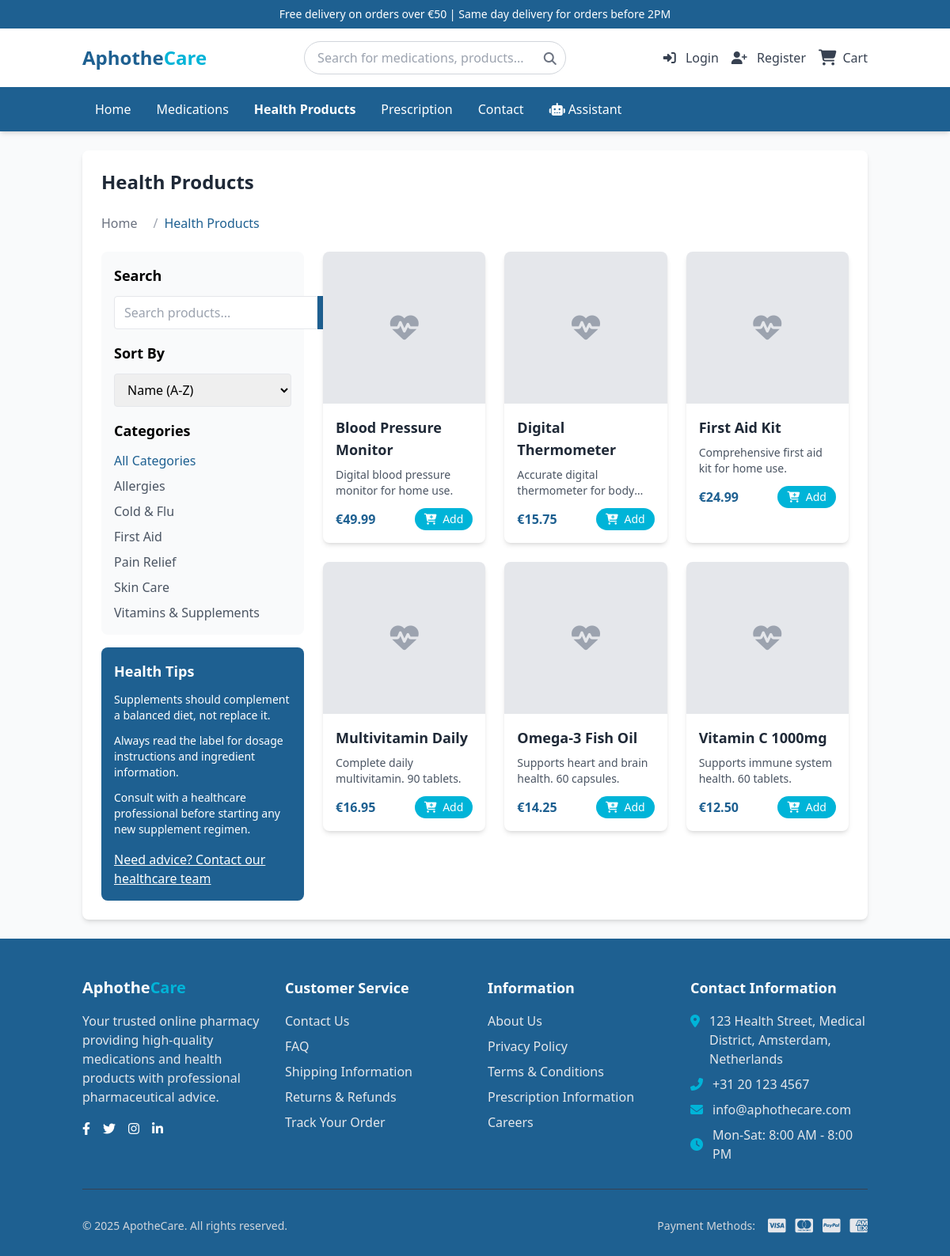
The app's page /index.php?page=health-products with its own data.
### tables this page shows
CREATE TABLE IF NOT EXISTS categories (
    id INT AUTO_INCREMENT PRIMARY KEY,
    name VARCHAR(100) NOT NULL,
    slug VARCHAR(100) NOT NULL UNIQUE,
    parent_id INT,
    description TEXT,
    image VARCHAR(255),
    created_at DATETIME DEFAULT CURRENT_TIMESTAMP,
    updated_at DATETIME DEFAULT CURRENT_TIMESTAMP ON UPDATE CURRENT_TIMESTAMP,
    FOREIGN KEY (parent_id) REFERENCES categories(id) ON DELETE SET NULL
);

CREATE TABLE IF NOT EXISTS products (
    id INT AUTO_INCREMENT PRIMARY KEY,
    name VARCHAR(255) NOT NULL,
    slug VARCHAR(255) NOT NULL UNIQUE,
    sku VARCHAR(50),
    description TEXT,
    short_description TEXT,
    price DECIMAL(10, 2) NOT NULL,
    sale_price DECIMAL(10, 2),
    stock_quantity INT NOT NULL DEFAULT 0,
    reorder_level INT DEFAULT 10,
    category VARCHAR(50) NOT NULL,
    requires_prescription BOOLEAN DEFAULT FALSE,
    image VARCHAR(255),
    featured BOOLEAN DEFAULT FALSE,
    status ENUM('active', 'inactive', 'discontinued') DEFAULT 'active',
    created_at DATETIME DEFAULT CURRENT_TIMESTAMP,
    updated_at DATETIME DEFAULT CURRENT_TIMESTAMP ON UPDATE CURRENT_TIMESTAMP
);

### includes/functions.php (called while the page is built, shortened)
<?php
function formatPrice($price) {
    return '€' . number_format($price, 2);
}
?>

### pages/health-products.php (the view, shortened to what this page needs)
<?php
$category = isset($_GET['category']) ? $_GET['category'] : '';
$sort = isset($_GET['sort']) ? $_GET['sort'] : 'name_asc';
$search = isset($_GET['search']) ? sanitizeInput($_GET['search']) : '';
$sql = "SELECT * FROM products WHERE category = 'health-products'";
switch ($sort) {
    default:
        $sql .= " ORDER BY name ASC";
}
try {
    $stmt = $pdo->prepare($sql);
    $stmt->execute();
    $products = $stmt->fetchAll();
    $cat_stmt = $pdo->query("SELECT * FROM categories ORDER BY name");
    $categories = $cat_stmt->fetchAll();
} catch (PDOException $e) {
    $products = [];
    $categories = [];
    error_log("Health Products Error: " . $e->getMessage());
}
?>
<div class="bg-white rounded-lg shadow-md p-6">
    <h1 class="text-2xl font-bold mb-6 text-gray-800">Health Products</h1>
    <nav class="flex mb-6">
        <ol class="inline-flex items-center space-x-1 md:space-x-3">
            <li class="inline-flex items-center">
                <a href="index.php" class="text-gray-500 hover:text-primary">Home</a>
            </li>
            <li class="flex items-center">
                <span class="mx-2 text-gray-400">/</span>
                <span class="text-primary">Health Products</span>
            </li>
        </ol>
    </nav>
    <div class="flex flex-col md:flex-row gap-6">
        <div class="w-full md:w-64 flex-shrink-0">
            <div class="bg-gray-50 rounded-lg p-4 mb-4">
                <h3 class="font-semibold text-lg mb-3">Search</h3>
                <form action="index.php" method="get" class="mb-4">
                    <div class="flex">
                        <input type="text" name="search" placeholder="Search products..."
                            value="<?php echo htmlspecialchars($search); ?>"
                            class="flex-grow px-3 py-2 border rounded-l focus:outline-none focus:ring-2 focus:ring-primary focus:border-transparent">
                        <button type="submit" class="bg-primary text-white px-3 py-2 rounded-r hover:bg-dark transition-colors">
                        </button>
                    </div>
                </form>
                <h3 class="font-semibold text-lg mb-3">Sort By</h3>
                <form id="sort-form" action="index.php" method="get" class="mb-4">
                    <select name="sort" id="sort" class="w-full px-3 py-2 border rounded focus:outline-none focus:ring-2 focus:ring-primary"
                        onchange="document.getElementById('sort-form').submit()">
                        <option value="name_asc" <?php echo $sort === 'name_asc' ? 'selected' : ''; ?>>Name (A-Z)</option>
                    </select>
                </form>
                <h3 class="font-semibold text-lg mb-3">Categories</h3>
                <ul class="space-y-2">
                    <li>
                        <a href="index.php?page=health-products<?php echo (!empty($search) ? '&search='.urlencode($search) : '') . '&sort=' . $sort; ?>"
                            class="<?php echo empty($category) ? 'text-primary font-medium' : 'text-gray-600 hover:text-primary'; ?> transition-colors">
                            All Categories
                        </a>
                    </li>
                    <?php foreach ($categories as $cat): ?>
                    <li>
                        <a href="index.php?page=health-products&category=<?php echo $cat['id']; ?><?php echo (!empty($search) ? '&search='.urlencode($search) : '') . '&sort=' . $sort; ?>"
                            class="<?php echo $category == $cat['id'] ? 'text-primary font-medium' : 'text-gray-600 hover:text-primary'; ?> transition-colors">
                            <?php echo $cat['name']; ?>
                        </a>
                    </li>
                    <?php endforeach; ?>
                </ul>
            </div>
            <div class="bg-primary text-white rounded-lg p-4">
                <h3 class="font-semibold text-lg mb-3">Health Tips</h3>
                <div class="space-y-3 text-sm">
                    <p>Supplements should complement a balanced diet, not replace it.</p>
                    <p>Always read the label for dosage instructions and ingredient information.</p>
                    <p>Consult with a healthcare professional before starting any new supplement regimen.</p>
                </div>
                <div class="mt-4">
                    <a href="index.php?page=contact" class="text-white underline hover:text-light">
                        Need advice? Contact our healthcare team
                    </a>
                </div>
            </div>
        </div>
        <div class="flex-grow">
            <?php if (empty($products)): ?>
            <div class="bg-yellow-50 border-l-4 border-yellow-400 p-4 mb-4">
                <div class="flex">
                    <div class="flex-shrink-0">
                        <i class="fas fa-exclamation-circle text-yellow-400"></i>
                    </div>
                    <div class="ml-3">
                        <p class="text-sm text-yellow-700">
                            No products found. Please try a different search or filter.
                        </p>
                    </div>
                </div>
            </div>
            <?php else: ?>
            <div class="grid grid-cols-1 sm:grid-cols-2 lg:grid-cols-3 gap-6">
                <?php foreach ($products as $product): ?>
                <div class="bg-white rounded-lg shadow-md overflow-hidden transition-transform hover:shadow-lg hover:-translate-y-1">
                    <a href="index.php?page=product&id=<?php echo $product['id']; ?>">
                        <?php if (isset($product['image']) && !empty($product['image'])): ?>
                        <img src="<?php echo $product['image']; ?>" alt="<?php echo $product['name']; ?>" class="w-full h-48 object-cover">
                        <?php else: ?>
                        <div class="w-full h-48 bg-gray-200 flex items-center justify-center">
                            <i class="fas fa-heartbeat text-gray-400 text-4xl"></i>
                        </div>
                        <?php endif; ?>
                    </a>
                    <div class="p-4">
                        <h3 class="text-lg font-semibold mb-2">
                            <a href="index.php?page=product&id=<?php echo $product['id']; ?>" class="text-gray-800 hover:text-primary transition-colors">
                                <?php echo $product['name']; ?>
                            </a>
                        </h3>
                        <p class="text-gray-600 text-sm mb-3 line-clamp-2">
                            <?php echo substr($product['description'], 0, 80) . (strlen($product['description']) > 80 ? '...' : ''); ?>
                        </p>
                        <div class="flex justify-between items-center">
                            <span class="text-primary font-bold"><?php echo formatPrice($product['price']); ?></span>
                            <?php if ($product['stock_quantity'] > 0): ?>
                            <button onclick="addToCart(<?php echo $product['id']; ?>)" class="bg-accent hover:bg-primary text-white px-3 py-1 rounded-full text-sm transition-colors">
                                <i class="fas fa-cart-plus mr-1"></i> Add
                            </button>
                            <?php else: ?>
                            <span class="text-red-500 text-sm">Out of stock</span>
                            <?php endif; ?>
                        </div>
                    </div>
                </div>
                <?php endforeach; ?>
            </div>
            <?php endif; ?>
        </div>
    </div>
</div>

### records on screen
categories: name "Allergies"
categories: name "Cold & Flu"
categories: name "First Aid"
categories: name "Pain Relief"
categories: name "Skin Care"
categories: name "Vitamins & Supplements"
products: name "Blood Pressure Monitor", description "Digital blood pressure monitor for home use.", price "€49.99"
products: name "Digital Thermometer", description "Accurate digital thermometer for…", price "€15.75"
products: name "First Aid Kit", description "Comprehensive first aid kit for home use.", price "€24.99"
products: name "Multivitamin Daily", description "Complete daily multivitamin. 90 tablets.", price "€16.95"
products: name "Omega-3 Fish Oil", description "Supports heart and brain health. 60 capsules.", price "€14.25"
products: name "Vitamin C 1000mg", description "Supports immune system health. 60 tablets.", price "€12.50"
